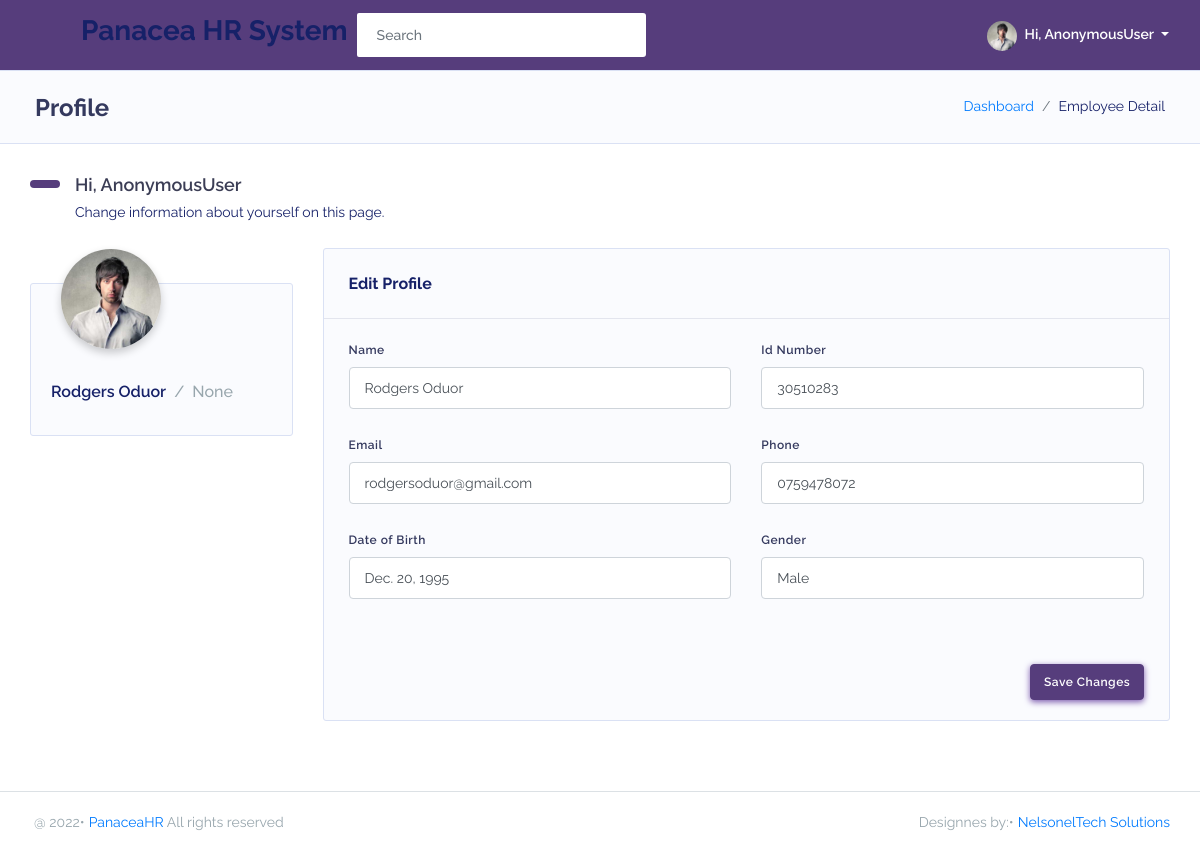
Before: /dashboard/employeedetail/2/ with the older database file.
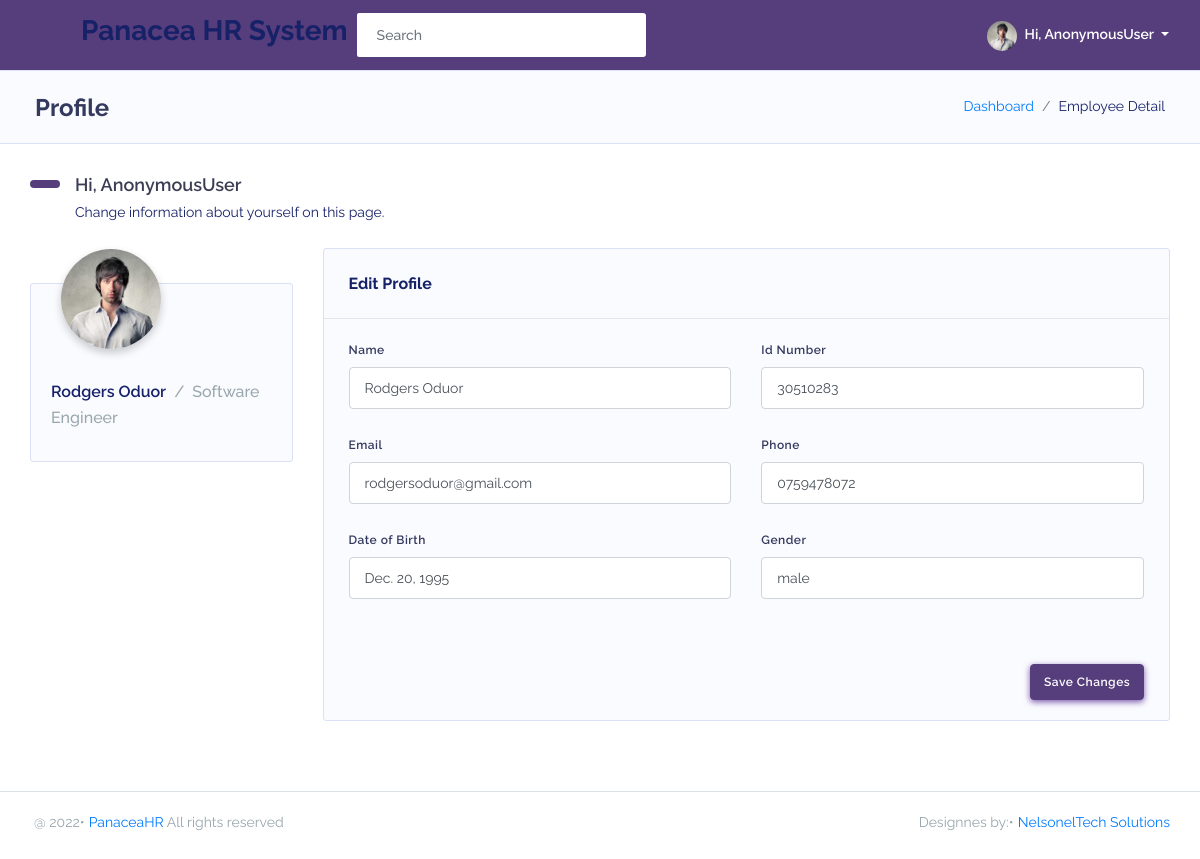
After: the same page with the newer database file.
### PanaceaApp/models.py (models this page shows, shortened)
class Employee(models.Model):
    GENDER = (('male', 'MALE'), ('female', 'FEMALE'), ('other', 'OTHER'))
    fullname = models.CharField(max_length=255, blank=True, null=True)
    dateofbirth = models.DateField(blank=True, null=True)
    gender = models.CharField(choices=GENDER, max_length=10, blank=True, null=True)
    department = models.ForeignKey(Department, on_delete=models.SET_NULL, null=True)
    position = models.CharField(max_length=50, blank=True, null=True)
    email = models.EmailField(blank=True, null=True)
    idnumber = models.CharField(max_length=20, blank=True, null=True)
    telephone = models.CharField(max_length=20, blank=True, null=True)
    idphoto = models.ImageField(upload_to='static/media', blank=True, null=True)
    nssfphoto = models.ImageField(upload_to='static/media', blank=True, null=True)
    nhifphoto = models.ImageField(upload_to='static/media', blank=True, null=True)
    updated = models.DateTimeField(auto_now=True, null=True)
    created = models.DateTimeField(auto_now_add=True, null=True)
    class Meta:
        ordering = ['-updated', '-created']

### PanaceaApp/views.py (the view)
# urls.py: path('employeedetail/<str:pk>/', views.employeeDetail, name='employeeDetail'),
def employeeDetail(request, pk):
    employee = Employee.objects.get(id=pk)
    employees = Employee.objects.all()
    context = {'employee': employee, 'employees': employees}
    return render(request, 'PanaceaApp/employeeDetail.html', context)

### PanaceaApp/templates/PanaceaApp/employeeDetail.html (shortened to what this page needs)
{% extends 'main.html' %}
{% block content %}
{% load static %}
<div class="main-content">
    <section class="section">
        <div class="section-header">
            <h1>Profile</h1>
            <div class="section-header-breadcrumb">
                <div class="breadcrumb-item active"><a href="{% url 'home' %}">Dashboard</a></div>
                <div class="breadcrumb-item">Employee Detail</div>
            </div>
        </div>
        <div class="section-body">
            <h2 class="section-title">Hi, {{user}}</h2>
            <p class="section-lead">Change information about yourself on this page.</p>
            <div class="row mt-sm-4">
                <div class="col-4 col-md-4 col-lg-3">
                    <div class="card profile-widget">
                        <div class="profile-widget-header">
                            <img alt="image" src="{% static 'assets/img/avatar/avatar-1.png' %}"
                                class="rounded-circle profile-widget-picture">
                        </div>
                        <div class="profile-widget-description">
                            <div class="profile-widget-name">{{employee.fullname}}<div
                                    class="text-muted d-inline font-weight-normal">
                                    <div class="slash"></div> {{employee.position}}
                                </div>
                            </div>
                        </div>
                    </div>
                </div>
                <div class="col-8 col-md-8 col-lg-9">
                    <div class="card">
                        <form method="post" class="needs-validation" novalidate="">
                            <div class="card-header">
                                <h4>Edit Profile</h4>
                            </div>
                            <div class="card-body">
                                <div class="row">
                                    <div class="form-group col-md-6 col-12">
                                        <label>Name</label>
                                        <input type="text" class="form-control" value="{{employee.fullname}}" required="">
                                    </div>
                                    <div class="form-group col-md-6 col-12">
                                        <label>Id Number</label>
                                        <input type="text" class="form-control" value="{{employee.idnumber}}" required="">
                                    </div>
                                </div>
                                <div class="row">
                                    <div class="form-group col-md-6 col-12">
                                        <label>Email</label>
                                        <input type="email" class="form-control" value="{{employee.email}}" required="">
                                    </div>
                                    <div class="form-group col-md-6 col-12">
                                        <label>Phone</label>
                                        <input type="tel" class="form-control" value="{{employee.telephone}}">
                                    </div>
                                </div>
                                <div class="row">
                                    <div class="form-group col-md-6 col-12">
                                        <label>Date of Birth</label>
                                        <input type="" class="form-control" value="{{employee.dateofbirth}}" required="">
                                    </div>
                                    <div class="form-group col-md-6 col-12">
                                        <label>Gender</label>
                                        <input type="tel" class="form-control" value="{{employee.gender}}">
                                    </div>
                                </div>
                            </div>
                            <div class="card-footer text-right">
                                <button class="btn btn-primary">Save Changes</button>
                            </div>
                        </form>
                    </div>
                </div>
            </div>
        </div>
    </section>
</div>
{% endblock %}

### templates/main.html (shortened to what this page needs)
{% load static %}
<!DOCTYPE html>
<html lang="en">
<head>
    <link rel="stylesheet" href="{% static 'assets/modules/bootstrap/css/bootstrap.min.css' %}">
    <link rel="stylesheet" href="{% static 'assets/modules/fontawesome/css/all.min.css' %}">
    <link rel="stylesheet" href="{% static 'assets/modules/jqvmap/dist/jqvmap.min.css' %}">
    <link rel="stylesheet" href="{% static 'assets/modules/summernote/summernote-bs4.css' %}">
    <link rel="stylesheet" href="{% static 'assets/modules/owlcarousel2/dist/assets/owl.carousel.min.css' %}">
    <link rel="stylesheet" href="{% static 'assets/modules/owlcarousel2/dist/assets/owl.theme.default.min.css' %}">
    <link rel="stylesheet" href="{% static 'assets/modules/fullcalendar/fullcalendar.min.css' %}">
    <link rel="stylesheet" href="{% static 'assets/modules/datatables/datatables.min.css' %}">
    <link rel="stylesheet"
        href="{% static 'assets/modules/datatables/DataTables-1.10.16/css/dataTables.bootstrap4.min.css' %}">
    <link rel="stylesheet" href="{% static 'assets/modules/datatables/Select-1.2.4/css/select.bootstrap4.min.css' %}">
    <link rel="stylesheet" href="{% static 'assets/css/style.min.css' %}">
    <link rel="stylesheet" href="{% static 'assets/css/components.min.css' %}">
</head>
<body class="layout-4">
    <div id="app">
        <div class="main-wrapper main-wrapper-1">
            {% include 'header.html' %}
            {% block content %}
            {% endblock %}
            {% include 'footer.html' %}
        </div>
    </div>
    <link rel="stylesheet" type="text/css" href="https://cdn.datatables.net/v/dt/jszip-2.5.0/dt-1.10.16/b-1.5.1/b-html5-1.5.1/datatables.min.css"/>
</body>
</html>

### templates/header.html (shortened to what this page needs)
{% load static %}
<nav class="navbar navbar-expand-lg main-navbar">
    <form class="form-inline mr-auto">
        <ul class="navbar-nav mr-3">
            <li><a href="#" data-toggle="sidebar" class="nav-link nav-link-lg"><i class="fas fa-bars"></i></a></li>
        </ul>
        <div class="pr-2">
            <h3>Panacea HR System</h3>
        </div>
        <div class="search-element">
            <input class="form-control" type="search" placeholder="Search" aria-label="Search" data-width="250">
            <button class="btn" type="submit"><i class="fas fa-search"></i></button>
        </div>
    </form>
    <ul class="navbar-nav navbar-right">
        <li class="dropdown">
            <a href="#" data-toggle="dropdown" class="nav-link dropdown-toggle nav-link-lg nav-link-user">
                <img alt="image" src="{% static 'assets/img/avatar/avatar-1.png' %}" class="rounded-circle mr-1">
                <div class="d-sm-none d-lg-inline-block">Hi, {{user}}</div>
            </a>
        </li>
    </ul>
</nav>

### templates/footer.html
<footer class="main-footer">
     <div class="footer-left">
          <div class="bullet">@ {% now 'Y' %}</div><a href="{% url 'home' %}">PanaceaHR</a> All rights reserved
     </div>
     <div class="footer-right">
          <div class="bullet">Designnes by:</div><a href="https://nelsoneltech.co.ke">NelsonelTech Solutions</a>
     </div>
</footer>

Changed rows visible on the page:
changed Employee "Rodgers Oduor": position "None" → "Software Engineer"; gender "Male" → "male"
